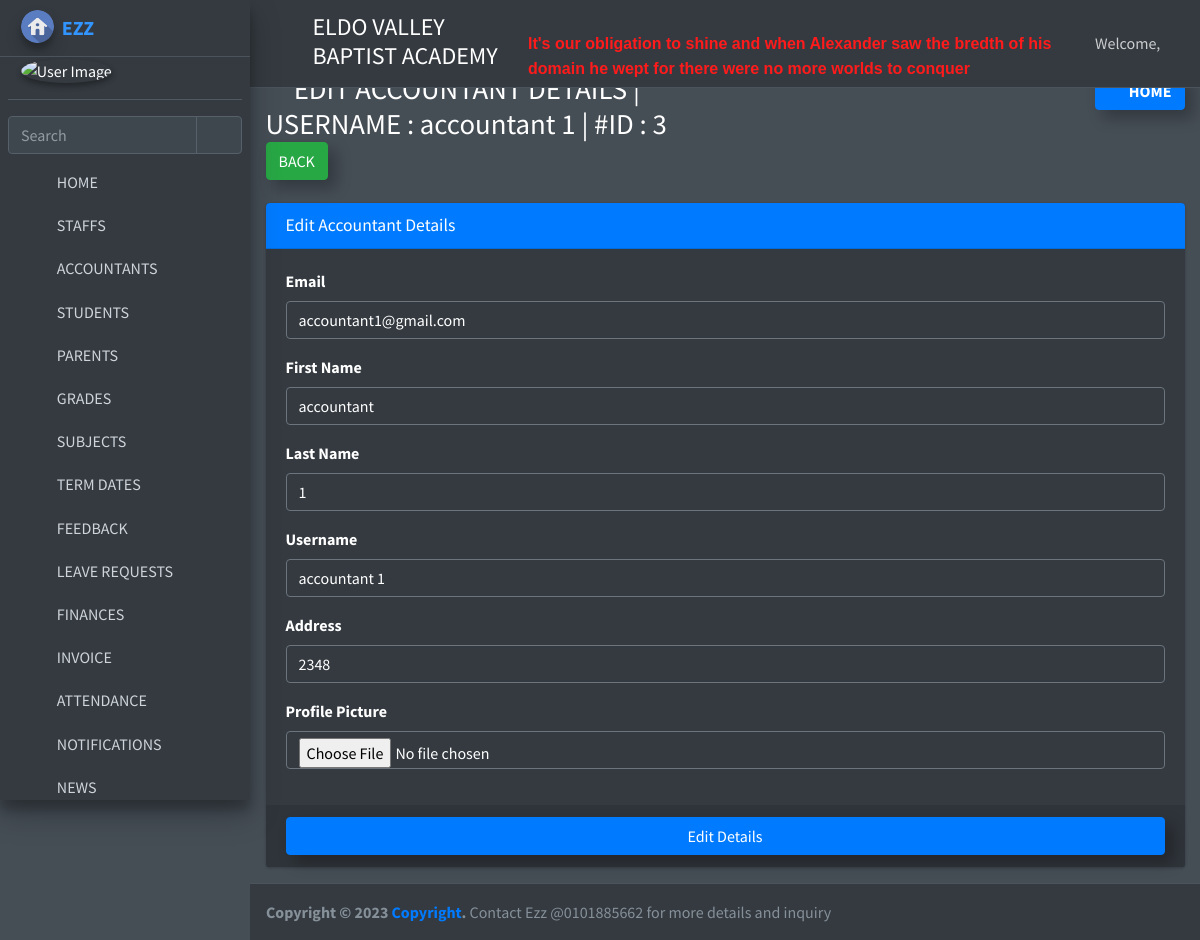
Screenshot of /edit_account/3 (signed in) with the database file from the repository.
### school_management_app/models.py (models this page shows)
class Accounts(models.Model):
    id=models.AutoField(primary_key=True)
    admin=models.OneToOneField(CustomUser,on_delete=models.CASCADE)
    address=models.TextField()
    created_at=models.DateTimeField(auto_now_add=True)
    updated_at=models.DateTimeField(auto_now_add=True)
    profile_pic=models.FileField(default="")
    fcm_token=models.TextField(default="")
    objects=models.Manager()

class CustomUser(AbstractUser):
    user_type_data=((1,"HOD"),(2,"Staff"),(3,"Student"),(4,"Parent"),(5,"Account"))
    user_type=models.CharField(default=1,choices=user_type_data,max_length=10)

### school_management_app/HodViews.py (the view)
# urls.py: path('edit_account/<str:account_id>', HodViews.edit_account,name="account"),
def edit_account(request,account_id):
    user=CustomUser.objects.get(id=request.user.id)
    admin=AdminHOD.objects.get(admin=user)
    account=Accounts.objects.get(admin=account_id)
    return render(request,"hod_template/edit_account_template.html",{"account":account,"id":account_id,"admin":admin})

### school_management_app/templates/hod_template/edit_account_template.html (shortened to what this page needs)
{% extends 'hod_template/base_template.html' %}
{% block page_title %}
<i class="nav-icon fas fa-chalkboard-teacher"></i> EDIT ACCOUNTANT DETAILS | USERNAME : {{ account.admin.username }} | #ID : {{ account.admin.id }}
<a href="/manage_account" class="btn btn-success">BACK</a>
{% endblock page_title %}
{% block main_content %}
<section class="content">
  <div class="container-fluid">
    <div class="row">
      <div class="col-md-12">
        <div class="card card-primary">
          <div class="card-header">
            <h3 class="card-title">Edit Accountant Details</h3>
          </div>
          <form role="form" action="/edit_account_save" method="post" enctype="multipart/form-data">
            <div class="card-body">
              <div class="form-group">
                <label>Email</label>
                <input type="email" class="form-control" name="email" placeholder="Enter email"
                  value="{{ account.admin.email }}">
              </div>
              <div class="form-group">
                <label>First Name</label>
                <input type="text" class="form-control" placeholder="First Name" name="first_name"
                  value="{{ account.admin.first_name }}">
              </div>
              <div class="form-group">
                <label>Last Name</label>
                <input type="text" class="form-control" placeholder="Last Name" name="last_name"
                  value="{{ account.admin.last_name }}">
              </div>
              <div class="form-group">
                <label>Username</label>
                <input type="text" class="form-control" placeholder="Username" name="username"
                  value="{{ account.admin.username }}">
              </div>
              <div class="form-group">
                <label>Address</label>
                <input type="text" class="form-control" placeholder="Address" name="address"
                  value="{{ account.address }}">
              </div>
              <div class="form-group">
                <label>Profile Picture</label>
                <input type="file" class="form-control" name="profile_pic" accept=".png,.jpg,.jpeg,">
              </div>
            </div>
            <div class="card-footer">
              <button type="submit" class="btn btn-primary btn-block">Edit Details</button>
            </div>
          </form>
        </div>
      </div>
    </div>
  </div>
</section>
{% endblock main_content %}

### school_management_app/static/custom/css/style.css (style rules this page uses)
.btn { box-shadow: 8px 8px 15px rgba(0, 0, 0, 0.267) !important; }

### rows the page displays
Accounts: admin.username "accountant 1", admin.id "3", email "accountant1@gmail.com", first_name "accountant", last_name "1", username "accountant 1", address "2348"
